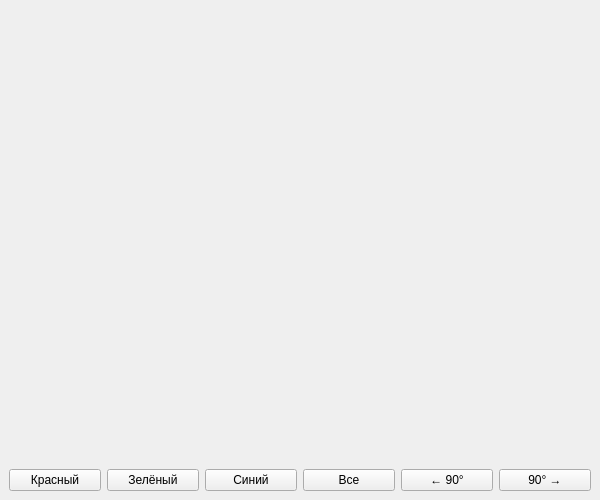
<?xml version="1.0" encoding="UTF-8"?>
<ui version="4.0">
    <class>MainWindow</class>
    <widget class="QMainWindow" name="MainWindow">
        <property name="geometry">
            <rect><x>0</x><y>0</y><width>600</width><height>500</height></rect>
        </property>
        <property name="windowTitle"><string>Обработка изображения</string></property>
        <widget class="QWidget" name="centralwidget">
            <layout class="QVBoxLayout" name="verticalLayout">
                <item>
                    <widget class="QLabel" name="imageLabel">
                        <property name="alignment">
                            <set>Qt::AlignCenter</set>
                        </property>
                    </widget>
                </item>
                <item>
                    <layout class="QHBoxLayout" name="hl">
                        <item>
                            <widget class="QPushButton" name="btnRed">
                                <property name="text"><string>Красный</string></property>
                            </widget>
                        </item>
                        <item>
                            <widget class="QPushButton" name="btnGreen">
                                <property name="text"><string>Зелёный</string></property>
                            </widget>
                        </item>
                        <item>
                            <widget class="QPushButton" name="btnBlue">
                                <property name="text"><string>Синий</string></property>
                            </widget>
                        </item>
                        <item>
                            <widget class="QPushButton" name="btnAll">
                                <property name="text"><string>Все</string></property>
                            </widget>
                        </item>
                        <item>
                            <widget class="QPushButton" name="btnLeft">
                                <property name="text"><string>← 90°</string></property>
                            </widget>
                        </item>
                        <item>
                            <widget class="QPushButton" name="btnRight">
                                <property name="text"><string>90° →</string></property>
                            </widget>
                        </item>
                    </layout>
                </item>
            </layout>
        </widget>
    </widget>
    <resources/>
    <connections/>
</ui>
